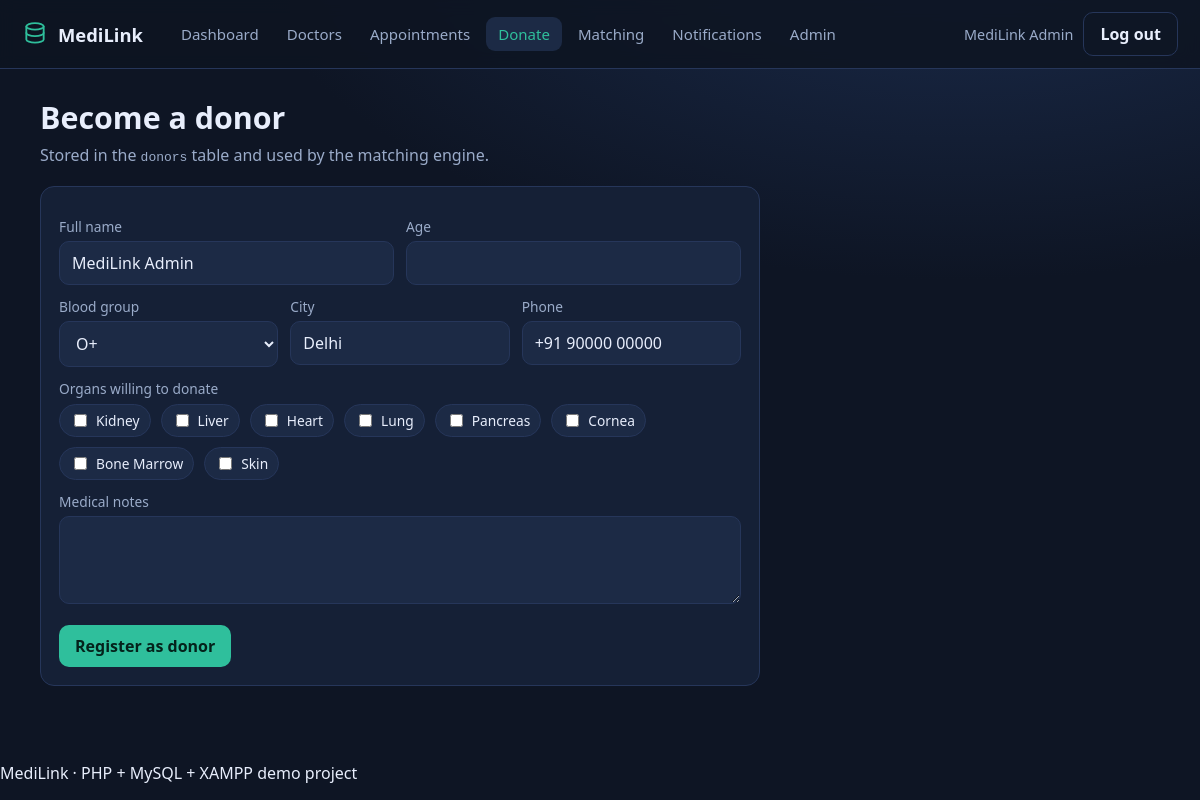
The app's page /donate.php (signed in) with its own data.
### tables this page shows
CREATE TABLE IF NOT EXISTS users (
  id            INT AUTO_INCREMENT PRIMARY KEY,
  email         VARCHAR(190) NOT NULL UNIQUE,
  password_hash VARCHAR(255) NOT NULL,
  full_name     VARCHAR(120) NOT NULL,
  phone         VARCHAR(30)  DEFAULT NULL,
  city          VARCHAR(80)  DEFAULT NULL,
  blood_group   VARCHAR(5)   DEFAULT NULL,
  created_at    TIMESTAMP NOT NULL DEFAULT CURRENT_TIMESTAMP
);

### config/db.php (called while the page is built, shortened)
<?php
function db(): PDO
{
    static $pdo = null;
    if ($pdo === null) {
        $dsn = 'mysql:host=' . DB_HOST . ';port=' . DB_PORT . ';dbname=' . DB_NAME . ';charset=utf8mb4';
        try {
            $pdo = new PDO($dsn, DB_USER, DB_PASS, [
                PDO::ATTR_ERRMODE            => PDO::ERRMODE_EXCEPTION,
                PDO::ATTR_DEFAULT_FETCH_MODE => PDO::FETCH_ASSOC,
                PDO::ATTR_EMULATE_PREPARES   => false,
            ]);
        } catch (PDOException $e) {
            die('<h2>Database connection failed</h2><p>Start MySQL in the XAMPP control panel and import <code>database/medilink.sql</code>.</p><pre>'
                . htmlspecialchars($e->getMessage()) . '</pre>');
        }
    }
    return $pdo;
}

### includes/auth.php (called while the page is built, shortened)
<?php
require_once __DIR__ . '/../config/db.php';
function current_user(): ?array
{
    static $user = null;
    if ($user === null) {
        $stmt = db()->prepare('SELECT * FROM users WHERE id = ?');
        $stmt->execute([$_SESSION['user_id']]);
        $user = $stmt->fetch() ?: null;
    }
    return $user ?: null;
}
function user_roles(): array
{
    $stmt = db()->prepare('SELECT role FROM user_roles WHERE user_id = ?');
    $stmt->execute([$_SESSION['user_id']]);
    return array_column($stmt->fetchAll(), 'role');
}
function has_role(string $role): bool
{
    return in_array($role, user_roles(), true);
}
function require_login(): array
{
    $user = current_user();
    return $user;
}
function e(?string $value): string
{
    return htmlspecialchars((string) $value, ENT_QUOTES, 'UTF-8');
}

### donate.php (the view, shortened to what this page needs)
<?php
require_once __DIR__ . '/includes/auth.php';
$me = require_login();
$existing = db()->prepare('SELECT * FROM donors WHERE user_id = ?');
$existing->execute([$me['id']]);
$donor = $existing->fetch();
$selected = $donor ? array_filter(explode(',', $donor['organs'])) : [];
require_once __DIR__ . '/includes/header.php';
?>
<div class="page-head">
  <div>
    <h1><?= $donor ? 'My donor profile' : 'Become a donor' ?></h1>
    <p class="sub">Stored in the <code>donors</code> table and used by the matching engine.</p>
  </div>
</div>
<div class="card" style="max-width:720px">
  <form method="post">
    <div class="row">
      <div>
        <label for="full_name">Full name</label>
        <input id="full_name" name="full_name" required value="<?= e($donor['full_name'] ?? $me['full_name']) ?>">
      </div>
      <div>
        <label for="age">Age</label>
        <input id="age" type="number" name="age" min="18" max="90" value="<?= e($donor['age'] ?? '') ?>">
      </div>
    </div>
    <div class="row">
      <div>
        <label for="blood_group">Blood group</label>
        <select id="blood_group" name="blood_group" required>
          <?php foreach (BLOOD_GROUPS as $bg): ?>
            <option <?= (($donor['blood_group'] ?? $me['blood_group']) === $bg) ? 'selected' : '' ?>><?= $bg ?></option>
          <?php endforeach; ?>
        </select>
      </div>
      <div>
        <label for="city">City</label>
        <input id="city" name="city" required value="<?= e($donor['city'] ?? $me['city']) ?>">
      </div>
      <div>
        <label for="phone">Phone</label>
        <input id="phone" name="phone" value="<?= e($donor['phone'] ?? $me['phone']) ?>">
      </div>
    </div>
    <label>Organs willing to donate</label>
    <div class="checks">
      <?php foreach (ORGANS as $o): ?>
        <label><input type="checkbox" name="organs[]" value="<?= $o ?>" <?= in_array($o, $selected, true) ? 'checked' : '' ?>> <?= $o ?></label>
      <?php endforeach; ?>
    </div>
    <label for="medical_notes">Medical notes</label>
    <textarea id="medical_notes" name="medical_notes"><?= e($donor['medical_notes'] ?? '') ?></textarea>
    <button class="btn" type="submit"><?= $donor ? 'Save changes' : 'Register as donor' ?></button>
  </form>
</div>
<?php require_once __DIR__ . '/includes/footer.php'; ?>

### includes/header.php (shortened to what this page needs)
<?php
require_once __DIR__ . '/auth.php';
$me = current_user();
$unread = 0;
if ($me) {
    $s = db()->prepare('SELECT COUNT(*) c FROM notifications WHERE user_id = ? AND is_read = 0');
    $s->execute([$me['id']]);
    $unread = (int) $s->fetch()['c'];
}
$current = basename($_SERVER['PHP_SELF']);
?>
<!DOCTYPE html>
<html lang="en">
<head>
<link rel="stylesheet" href="assets/css/style.css">
</head>
<body>
<header class="topbar">
  <a class="brand" href="<?= $me ? 'dashboard.php' : 'index.php' ?>">
    <svg viewBox="0 0 24 24" width="26" height="26" aria-hidden="true">
      <ellipse cx="12" cy="5" rx="8" ry="3"/>
      <path d="M4 5v6c0 1.7 3.6 3 8 3s8-1.3 8-3V5"/>
      <path d="M4 11v6c0 1.7 3.6 3 8 3s8-1.3 8-3v-6"/>
    </svg>
    <span>MediLink</span>
  </a>
  <?php if ($me): ?>
  <nav class="nav">
    <a class="<?= $current === 'dashboard.php' ? 'active' : '' ?>" href="dashboard.php">Dashboard</a>
    <a class="<?= $current === 'doctors.php' ? 'active' : '' ?>" href="doctors.php">Doctors</a>
    <a class="<?= $current === 'appointments.php' ? 'active' : '' ?>" href="appointments.php">Appointments</a>
    <a class="<?= $current === 'donate.php' ? 'active' : '' ?>" href="donate.php">Donate</a>
    <a class="<?= $current === 'matching.php' ? 'active' : '' ?>" href="matching.php">Matching</a>
    <a class="<?= $current === 'notifications.php' ? 'active' : '' ?>" href="notifications.php">
      Notifications<?= $unread ? ' <span class="badge">' . $unread . '</span>' : '' ?>
    </a>
    <?php if (has_role('admin')): ?>
      <a class="<?= $current === 'admin.php' ? 'active' : '' ?>" href="admin.php">Admin</a>
    <?php endif; ?>
  </nav>
  <div class="userbox">
    <span class="who"><?= e($me['full_name']) ?></span>
    <a class="btn btn-ghost" href="logout.php">Log out</a>
  </div>
  <?php endif; ?>
</header>
<main class="container">

### assets/css/style.css (style rules this page uses)
:root { --bg:#0e1524; --surface:#152036; --surface-2:#1c2a45; --border:#26365a; --text:#e8eefc; --muted:#9aabc9; --primary:#2fbf9c; --primary-ink:#04221b; --danger:#f2607a; --warn:#f0b429; --radius:14px; }
* { box-sizing:border-box }
body { margin:0;background:radial-gradient(1200px 600px at 80% -10%,#1b2c4d 0%,var(--bg) 60%); color:var(--text);font-family:"Segoe UI",system-ui,-apple-system,Arial,sans-serif; min-height:100vh;display:flex;flex-direction:column; }
a { color:var(--primary);text-decoration:none }
.topbar { display:flex;align-items:center;gap:18px;flex-wrap:wrap; padding:12px 22px;background:rgba(13,20,34,.85); border-bottom:1px solid var(--border);position:sticky;top:0;z-index:20;backdrop-filter:blur(8px); }
.brand { display:flex;align-items:center;gap:10px;font-weight:700;font-size:1.15rem;color:var(--text) }
.brand svg { fill:none;stroke:var(--primary);stroke-width:1.7;stroke-linecap:round }
.nav { display:flex;gap:4px;flex-wrap:wrap;margin-left:8px }
.nav a { padding:7px 12px;border-radius:9px;color:var(--muted);font-size:.94rem }
.nav a.active { background:var(--surface-2);color:var(--primary) }
.userbox { margin-left:auto;display:flex;align-items:center;gap:10px }
.who { color:var(--muted);font-size:.9rem }
.container { flex:1;width:min(1120px,94%);margin:28px auto 40px }
.page-head { display:flex;flex-wrap:wrap;gap:12px;align-items:flex-end;justify-content:space-between;margin-bottom:20px }
h1 { margin:0;font-size:1.9rem }
.sub { color:var(--muted);margin:6px 0 0 }
.card { background:var(--surface);border:1px solid var(--border);border-radius:var(--radius);padding:18px }
label { display:block;margin:12px 0 5px;font-size:.86rem;color:var(--muted) }
input,select,textarea { width:100%;padding:10px 12px;border-radius:10px;border:1px solid var(--border); background:var(--surface-2);color:var(--text);font:inherit; }
textarea { min-height:88px;resize:vertical }
.checks { display:flex;flex-wrap:wrap;gap:10px;margin-top:6px }
.checks label { display:flex;align-items:center;gap:6px;margin:0;color:var(--text); background:var(--surface-2);border:1px solid var(--border);padding:6px 10px;border-radius:999px;cursor:pointer }
.checks input { width:auto }
.row { display:grid;gap:12px;grid-template-columns:repeat(auto-fit,minmax(180px,1fr)) }
.btn { display:inline-block;border:0;cursor:pointer;background:var(--primary);color:var(--primary-ink); padding:10px 16px;border-radius:10px;font-weight:600;font:inherit;font-weight:600; }
.btn-ghost { background:transparent;color:var(--text);border:1px solid var(--border) }
form .btn { margin-top:16px }

### records on screen
users: full_name "MediLink Admin", blood_group "O+", city "Delhi", phone "+91 90000 00000"

### other values on screen
$o "Kidney"
$o "Liver"
$o "Heart"
$o "Lung"
$o "Pancreas"
$o "Cornea"
$o "Bone Marrow"
$o "Skin"
